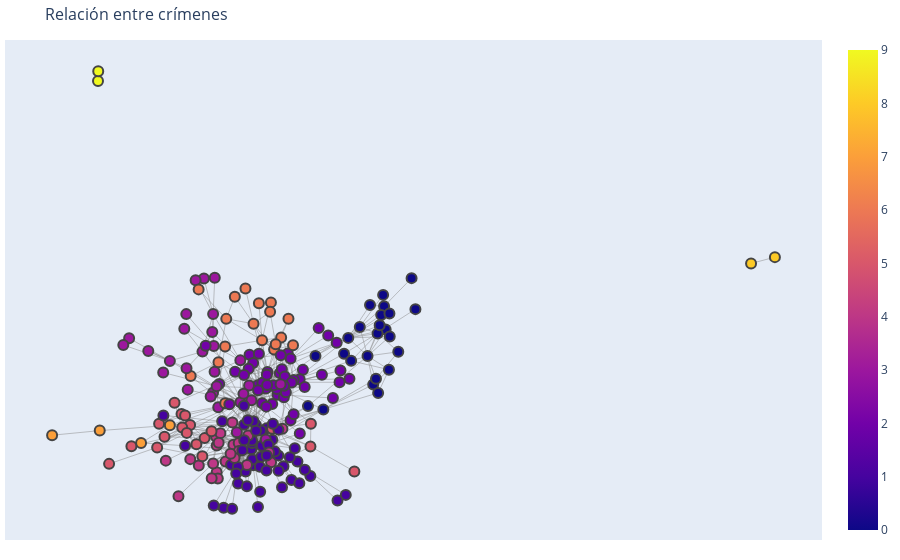

Notebook code for this chart:
### Code cell
import pandas as pd
import numpy as np
import networkx as nx
import plotly.graph_objects as go

nodes_result = pd.read_csv('nodes_result.csv')
edges_result = pd.read_csv('edges_result.csv')

graph = nx.from_pandas_edgelist(edges_result, source = 'source', target = 'target', edge_attr = 'similarity')

pos_ = nx.spring_layout(graph)
edge_x = []
edge_y = []

for edge in graph.edges():
    
    if graph.edges()[edge]['similarity'] > 0:
        char_1 = edge[0]
        char_2 = edge[1]
        x0, y0 = pos_[char_1]
        x1, y1 = pos_[char_2]
        edge_x.append(x0)
        edge_x.append(x1)
        edge_x.append(None)
        edge_y.append(y0)
        edge_y.append(y1)
        edge_y.append(None)
        
edge_trace = go.Scatter(
    x=edge_x, y=edge_y,
    line=dict(width=0.5, color='#888'),
    hoverinfo='none',
    mode='lines')

node_x = []
node_y = []
community = []
crime_label = []
for node in graph.nodes():
    x, y = pos_[node]
    node_x.append(x)
    node_y.append(y)
    community.append(*nodes_result.loc[nodes_result.Id == node, 'community'].values)
    com = nodes_result.loc[nodes_result.Id == node, 'topic'].values[0]
    label = f'''{node}: {com}'''
    crime_label.append(label)

node_trace = go.Scatter(
    x= node_x, y= node_y,
    mode='markers',
    hoverinfo='text',
    marker=dict(
        showscale = True,
        color=community,
        size=10,
        line_width=2),
    text = crime_label)

fig = go.Figure(data=[edge_trace, node_trace],
             layout=go.Layout(
                title='Relación entre crímenes <br>',
                titlefont_size=16,
                showlegend=False,
                hovermode='closest',
                margin=dict(b=20,l=5,r=5,t=40),
                xaxis=dict(showgrid=False, zeroline=False, showticklabels=False),
                yaxis=dict(showgrid=False, zeroline=False, showticklabels=False))
                )

fig.show()

### Figure 1 — Plotly figure (JSON) as saved in the notebook; plotly's stock layout.template omitted (floating-point values rounded to 4 significant figures; data arrays with more than 128 entries replaced by an {"elided": "..."} marker saying what was removed)
{"data": [{"hoverinfo": "none", "line": {"color": "#888", "width": 0.5}, "mode": "lines", "type": "scatter", "x": {"elided": "2175 float values"}, "y": {"elided": "2175 float values"}}, {"hoverinfo": "text", "marker": {"color": {"elided": "223 int values"}, "line": {"width": 2}, "showscale": true, "size": 10}, "mode": "markers", "text": {"elided": "223 str values"}, "type": "scatter", "x": {"elided": "223 float values"}, "y": {"elided": "223 float values"}}], "layout": {"hovermode": "closest", "margin": {"b": 20, "l": 5, "r": 5, "t": 40}, "showlegend": false, "title": {"font": {"size": 16}, "text": "Relación entre crímenes <br>"}, "xaxis": {"showgrid": false, "showticklabels": false, "zeroline": false}, "yaxis": {"showgrid": false, "showticklabels": false, "zeroline": false}}}
